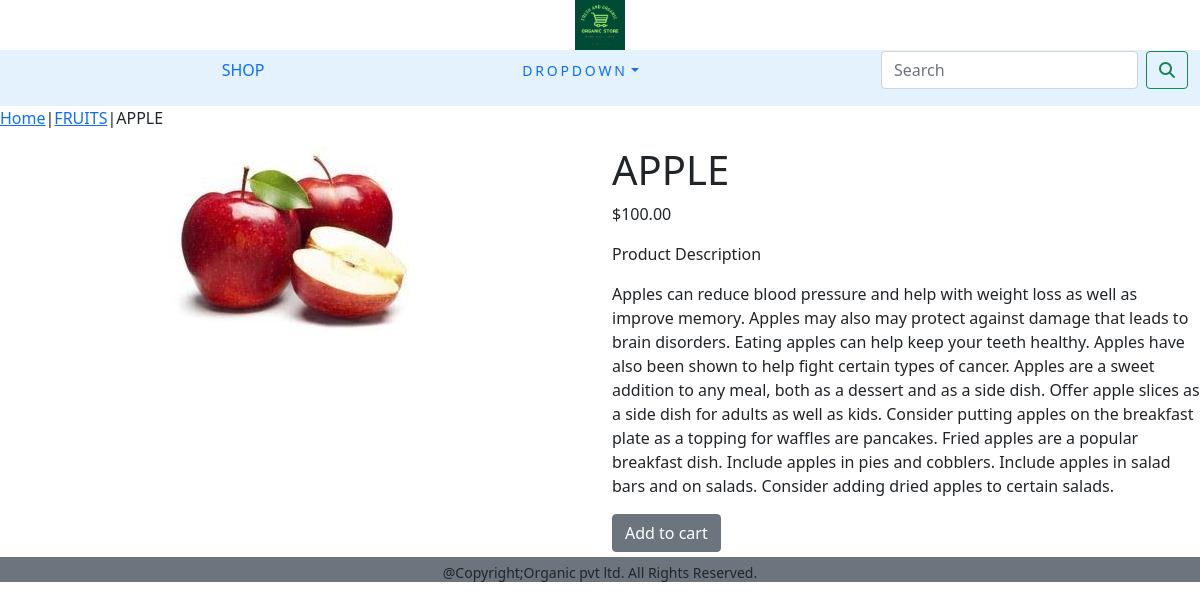
The page /shop/fruits/apple/ on the database its author committed.
### shopping/models.py (models this page shows, shortened)
class Product(models.Model):
    name = models.CharField(max_length=250, unique=True)
    slug = models.SlugField(max_length=250, unique=True)
    description = models.TextField(blank=True)
    price = models.DecimalField(max_digits=10, decimal_places=2)
    category = models.ForeignKey(Category, on_delete=models.CASCADE)
    image = models.ImageField(upload_to='Product', blank=True)
    stock = models.IntegerField()
    available = models.BooleanField(default=True)
    created = models.DateTimeField(auto_now_add=True)
    updated = models.DateTimeField(auto_now=True)
    class Meta:
        ordering = ('name',)
        verbose_name = 'Product'
        verbose_name_plural = 'Products'

class Category(models.Model):
    name = models.CharField(max_length=250, unique=True)
    slug = models.SlugField(max_length=250, unique=True)
    description = models.TextField(blank=True)
    image = models.ImageField(upload_to='Category', blank=True)
    class Meta:
        ordering = ('name',)
        verbose_name = 'Category'
        verbose_name_plural = 'Categories'
    def get_url(self):
        return reverse('shopping:products_by_category', args=[self.slug])
    def __str__(self):
        return '{}'.format(self.name)

### shopping/views.py (the view)
# urls.py: path('<slug:c_slug>/<slug:product_slug>/', views.proDetail, name='prodcatDetail'),
def proDetail(request, c_slug, product_slug):
    try:
        product = Product.objects.get(category__slug=c_slug, slug=product_slug)
    except Exception as e:
        raise e
    return render(request, 'product.html', {'product': product})

### cart/context_processors.py (called while the page is built)
def counter(request):
    item_count=0
    if 'admin' in request.path:
        return {}
    else:
        try:
            cart=Cart.objects.filter(cart_id = _Cart_id(request))
            cart_items=CartItem.objects.all().filter(cart=cart[:1])
            for cart_item in cart_items:
                item_count += cart_item.quantity
        except cart.DoesNotExist:
            item_count=0
    return dict(item_count=item_count)

### cart/views.py (called while the page is built)
def _Cart_id(request):
    cart=request.session.session_key
    if not cart:
        cart= request.session.create()
    return cart

### shopping/context_processors.py (called while the page is built)
def menu_links(request):
    links = Category.objects.all()
    return dict(links=links)

### templates/product.html (shortened to what this page needs)
{% extends 'base.html' %}
{% load static %}
{% block content %}
<div class="row my_prod_row_class">
    <div class="mx_auto">
        <p><a href="{% url 'shopping:allprodcat' %}">Home</a>|<a href="{{product.category.get_url}}">{{product.category}}</a>|{{product.name}} </p>
    </div>
        <div class="container">
                <div class="row">
                    <div class="col-6 col-sm-6 col-md-6 col-lg-6 text-center">
                        <div style="min-width:18rem">
                          <img src="{{product.image.url}}" alt="{{product.name}}">
                        </div>
                    </div>
                    <div class="col-6 col-sm-6 col-md-6 col-lg-6">
                       <h1 class="my_prod_title">{{product.name}}</h1>
                       <p>${{product.price}}</p>
                       <p class="my_title"> Product Description </p>
                       <p class="text-justify my_prod_text">{{product.description}}</p>
                         {% if product.Stock  <= 0 %}
                             <p class="text-justify my_prod_text"><b>Out Of stock</b></p>
                         {% else %}
                            <div style="padding-bottom:5px;"><a class="btn btn-secondary" href="{% url 'cart:add_cart' product.id %}">Add to cart</a></div>
                         {% endif %}
                    </div>
                </div>
        </div>
</div>
{% endblock %}

### static/css/custom.css (style rules this page uses)
body { font-family:'Roboto', sans-serif; }

### rows shown on the page
Product: category "FRUITS", name "APPLE", image (picture), price "100.00", description "Apples can reduce blood pressure and help with weight loss as well as improve memory. Apples may also may protect against damage that leads to brain disorders. Eating apples can help keep your teeth healthy. Apples have also been shown to help fight certain types of cancer. Apples are a sweet addition to any meal, both as a dessert and as a side dish. Offer apple slices as a side dish for adults as well as kids. Consider putting apples on the breakfast plate as a topping for waffles are pancakes. Fried apples are a popular breakfast dish. Include apples in pies and cobblers. Include apples in salad bars and on salads. Consider adding dried apples to certain salads."
